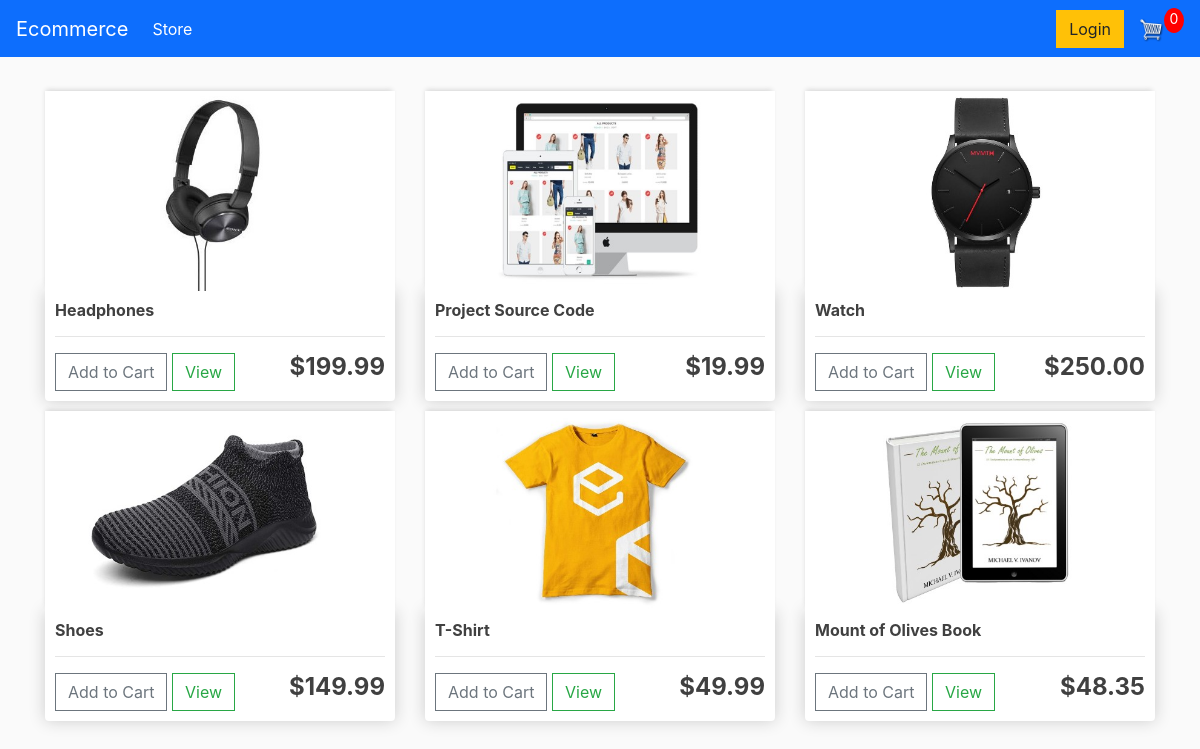
The page / on the database its author committed.
### store/models.py (models this page shows, shortened)
class Product(models.Model):
	name = models.CharField(max_length=200, null=True)
	price = models.DecimalField(max_digits=7, decimal_places=2)
	digital = models.BooleanField(default=False, null=True, blank=False)
	image = models.ImageField(null=True, blank=True)
	@property
	def imageURL(self):
		try:
			url = self.image.url
		except:
			url = ''
		return url

### store/views.py (the view)
# urls.py: path('', include('store.urls')),
def store(request):
    data = cartData(request)
    cartItems = data['cartItems']
    products = Product.objects.all()
    context = {'products': products, 'cartItems':cartItems}
    return render(request, 'store/store.html', context)

### store/utils.py (called while the page is built, shortened)
def cookieCart(request):
    try:
        cart = json.loads(request.COOKIES['cart'])
    except:
        cart = {}
    print('Cart:', cart)
    items = []
    order = {'get_cart_total': 0, 'get_cart_items': 0, 'shipping': False}
    cartItems = order['get_cart_items']
    return {'cartItems':cartItems, 'order':order, 'items': items}

def cartData(request):
    if request.user.is_authenticated:
        customer = request.user.customer
        order, created = Order.objects.get_or_create(customer=customer, complete=False)
        items = order.orderitem_set.all()
        cartItems = order.get_cart_items
    else:
        cookieData = cookieCart(request)
        cartItems = cookieData['cartItems']
        order = cookieData['order']
        items = cookieData['items']
    return {'cartItems':cartItems, 'order':order, 'items': items}

### store/templates/store/store.html
{% extends 'store/main.html' %}
{% load static %}
{% block content %}
    <div class="row">
        {% for product in products %}
        <div class="col-lg-4">
            <img class="thumbnail" src="{{product.imageURL}}">
            <div class="box-element product">
                <h6><strong>{{product.name}}</strong></h6>
                <hr>
                <button data-product={{product.id}} data-action="add" class="btn btn-outline-secondary add-btn update-cart">Add to Cart</button>
                <a class="btn btn-outline-success" href="#">View</a>
                <h4 style="display: inline-block; float: right"><strong>${{product.price|floatformat:2}}</strong></h4>
            </div>
        </div>
        {% endfor %}
    </div>
{% endblock content %}

### static/css/main.css (style rules this page uses)
body { background-color: hsl(0, 0%, 98%); }
h1,h2,h3,h4,h5,h6 { color:hsl(0, 0%, 25%); }
.box-element { box-shadow:hsl(0, 0%, 80%) 0 0 16px; background-color: #fff; border-radius: 4px; padding: 10px; }
.thumbnail { width: 100%; height: 200px; -webkit-box-shadow: -1px -3px 5px -2px rgba(210,210,210,1); -moz-box-shadow: -1px -3px 5px -2px rgba(210,210,210,1); box-shadow: -1px -3px 5px -2px rgba(210,210,210,1); }
.product { border-radius: 0 0 4px 4px; }
.col-lg-4, .col-lg-6, .col-lg-8, .col-lg-12 { margin-top: 10px; }
.btn { border-radius: 0; }

### rows shown on the page
Product: imageURL (picture), name "Headphones", price "199.99"
Product: imageURL (picture), name "Project Source Code", price "19.99"
Product: imageURL (picture), name "Watch", price "250.00"
Product: imageURL (picture), name "Shoes", price "149.99"
Product: imageURL (picture), name "T-Shirt", price "49.99"
Product: imageURL (picture), name "Mount of Olives Book", price "48.35"

### other values the page prints
{{ cartItems }} "0"
